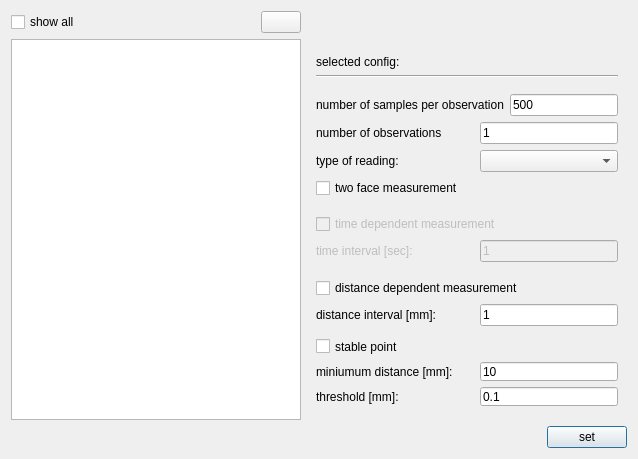
<?xml version="1.0" encoding="UTF-8"?>
<ui version="4.0">
 <class>MeasurementConfigurationDialog</class>
 <widget class="QDialog" name="MeasurementConfigurationDialog">
  <property name="geometry">
   <rect>
    <x>0</x>
    <y>0</y>
    <width>638</width>
    <height>459</height>
   </rect>
  </property>
  <property name="minimumSize">
   <size>
    <width>638</width>
    <height>459</height>
   </size>
  </property>
  <property name="windowTitle">
   <string>measurement configuration</string>
  </property>
  <property name="modal">
   <bool>true</bool>
  </property>
  <layout class="QGridLayout" name="gridLayout">
   <item row="0" column="0">
    <layout class="QHBoxLayout" name="horizontalLayout_9">
     <item>
      <layout class="QVBoxLayout" name="verticalLayout_5">
       <item>
        <layout class="QHBoxLayout" name="horizontalLayout_5">
         <item>
          <widget class="QCheckBox" name="checkBox_showAll">
           <property name="toolTip">
            <string>show project sensor configs</string>
           </property>
           <property name="text">
            <string>show all</string>
           </property>
          </widget>
         </item>
         <item>
          <spacer name="horizontalSpacer_2">
           <property name="orientation">
            <enum>Qt::Horizontal</enum>
           </property>
           <property name="sizeHint" stdset="0">
            <size>
             <width>40</width>
             <height>20</height>
            </size>
           </property>
          </spacer>
         </item>
         <item>
          <widget class="QPushButton" name="pushButton_add">
           <property name="sizePolicy">
            <sizepolicy hsizetype="Minimum" vsizetype="Minimum">
             <horstretch>0</horstretch>
             <verstretch>0</verstretch>
            </sizepolicy>
           </property>
           <property name="focusPolicy">
            <enum>Qt::NoFocus</enum>
           </property>
           <property name="toolTip">
            <string>add new measurement configuration</string>
           </property>
           <property name="text">
            <string/>
           </property>
           <property name="icon">
            <iconset resource="../../res/res.qrc">
             <normaloff>:/Images/icons/edit_add.png</normaloff>:/Images/icons/edit_add.png</iconset>
           </property>
          </widget>
         </item>
        </layout>
       </item>
       <item>
        <widget class="QListView" name="listView_measurementConfigs">
         <property name="editTriggers">
          <set>QAbstractItemView::DoubleClicked</set>
         </property>
        </widget>
       </item>
      </layout>
     </item>
     <item>
      <widget class="QWidget" name="widget_measurementConfigValues" native="true">
       <layout class="QVBoxLayout" name="verticalLayout_4">
        <item>
         <spacer name="verticalSpacer_4">
          <property name="orientation">
           <enum>Qt::Vertical</enum>
          </property>
          <property name="sizeType">
           <enum>QSizePolicy::Minimum</enum>
          </property>
          <property name="sizeHint" stdset="0">
           <size>
            <width>20</width>
            <height>35</height>
           </size>
          </property>
         </spacer>
        </item>
        <item>
         <layout class="QHBoxLayout" name="horizontalLayout_7" stretch="8,7">
          <item>
           <widget class="QLabel" name="label_config">
            <property name="text">
             <string>selected config:</string>
            </property>
           </widget>
          </item>
          <item>
           <widget class="QLabel" name="label_configName">
            <property name="font">
             <font>
              <weight>75</weight>
              <bold>true</bold>
             </font>
            </property>
            <property name="text">
             <string/>
            </property>
            <property name="indent">
             <number>2</number>
            </property>
           </widget>
          </item>
         </layout>
        </item>
        <item>
         <widget class="Line" name="line">
          <property name="orientation">
           <enum>Qt::Horizontal</enum>
          </property>
         </widget>
        </item>
        <item>
         <spacer name="verticalSpacer_5">
          <property name="orientation">
           <enum>Qt::Vertical</enum>
          </property>
          <property name="sizeType">
           <enum>QSizePolicy::Minimum</enum>
          </property>
          <property name="sizeHint" stdset="0">
           <size>
            <width>20</width>
            <height>10</height>
           </size>
          </property>
         </spacer>
        </item>
        <item>
         <layout class="QVBoxLayout" name="verticalLayout_3">
          <item>
           <layout class="QHBoxLayout" name="horizontalLayout_2" stretch="8,7">
            <item>
             <widget class="QLabel" name="label_numMeas">
              <property name="text">
               <string>number of samples per observation</string>
              </property>
             </widget>
            </item>
            <item>
             <widget class="QLineEdit" name="lineEdit_numMeas">
              <property name="text">
               <string>500</string>
              </property>
             </widget>
            </item>
           </layout>
          </item>
          <item>
           <layout class="QHBoxLayout" name="horizontalLayout_3" stretch="8,7">
            <item>
             <widget class="QLabel" name="label_iterations">
              <property name="text">
               <string>number of observations</string>
              </property>
             </widget>
            </item>
            <item>
             <widget class="QLineEdit" name="lineEdit_iterations">
              <property name="text">
               <string>1</string>
              </property>
             </widget>
            </item>
           </layout>
          </item>
          <item>
           <layout class="QHBoxLayout" name="horizontalLayout_4" stretch="8,7">
            <item>
             <widget class="QLabel" name="label_readingType">
              <property name="text">
               <string>type of reading:</string>
              </property>
             </widget>
            </item>
            <item>
             <widget class="QComboBox" name="comboBox_readingType"/>
            </item>
           </layout>
          </item>
          <item>
           <widget class="QCheckBox" name="checkBox_twoFace">
            <property name="text">
             <string>two face measurement</string>
            </property>
           </widget>
          </item>
          <item>
           <spacer name="verticalSpacer">
            <property name="orientation">
             <enum>Qt::Vertical</enum>
            </property>
            <property name="sizeType">
             <enum>QSizePolicy::Minimum</enum>
            </property>
            <property name="sizeHint" stdset="0">
             <size>
              <width>20</width>
              <height>10</height>
             </size>
            </property>
           </spacer>
          </item>
          <item>
           <layout class="QVBoxLayout" name="verticalLayout_2">
            <item>
             <widget class="QCheckBox" name="checkBox_timeDependent">
              <property name="enabled">
               <bool>false</bool>
              </property>
              <property name="text">
               <string>time dependent measurement</string>
              </property>
             </widget>
            </item>
            <item>
             <layout class="QHBoxLayout" name="horizontalLayout_6" stretch="8,7">
              <item>
               <widget class="QLabel" name="label_timeInterval">
                <property name="enabled">
                 <bool>false</bool>
                </property>
                <property name="text">
                 <string>time interval [sec]:</string>
                </property>
               </widget>
              </item>
              <item>
               <widget class="QLineEdit" name="lineEdit_timeInterval">
                <property name="enabled">
                 <bool>false</bool>
                </property>
                <property name="text">
                 <string>1</string>
                </property>
               </widget>
              </item>
             </layout>
            </item>
           </layout>
          </item>
          <item>
           <spacer name="verticalSpacer_3">
            <property name="orientation">
             <enum>Qt::Vertical</enum>
            </property>
            <property name="sizeType">
             <enum>QSizePolicy::Minimum</enum>
            </property>
            <property name="sizeHint" stdset="0">
             <size>
              <width>20</width>
              <height>10</height>
             </size>
            </property>
           </spacer>
          </item>
          <item>
           <layout class="QVBoxLayout" name="verticalLayout">
            <item>
             <widget class="QCheckBox" name="checkBox_distanceDependent">
              <property name="text">
               <string>distance dependent measurement</string>
              </property>
             </widget>
            </item>
            <item>
             <layout class="QHBoxLayout" name="horizontalLayout_8" stretch="8,7">
              <item>
               <widget class="QLabel" name="label_distanceInterval">
                <property name="text">
                 <string>distance interval [mm]:</string>
                </property>
               </widget>
              </item>
              <item>
               <widget class="QLineEdit" name="lineEdit_distancInterval">
                <property name="text">
                 <string>1</string>
                </property>
               </widget>
              </item>
             </layout>
            </item>
           </layout>
          </item>
          <item>
           <spacer name="verticalSpacer_2">
            <property name="orientation">
             <enum>Qt::Vertical</enum>
            </property>
            <property name="sizeHint" stdset="0">
             <size>
              <width>20</width>
              <height>10</height>
             </size>
            </property>
           </spacer>
          </item>
          <item>
           <layout class="QVBoxLayout" name="verticalLayout_stablePoint">
            <property name="topMargin">
             <number>5</number>
            </property>
            <property name="bottomMargin">
             <number>5</number>
            </property>
            <item>
             <widget class="QCheckBox" name="checkBox_isStablePoint">
              <property name="text">
               <string>stable point</string>
              </property>
             </widget>
            </item>
            <item>
             <layout class="QHBoxLayout" name="horizontalLayout_10" stretch="8,7">
              <item>
               <widget class="QLabel" name="label">
                <property name="text">
                 <string>miniumum distance [mm]:</string>
                </property>
               </widget>
              </item>
              <item>
               <widget class="QLineEdit" name="lineEdit_stablePoint_min_distance">
                <property name="text">
                 <string>10</string>
                </property>
               </widget>
              </item>
             </layout>
            </item>
            <item>
             <layout class="QHBoxLayout" name="horizontalLayout_11" stretch="8,7">
              <item>
               <widget class="QLabel" name="label_2">
                <property name="text">
                 <string>threshold [mm]:</string>
                </property>
               </widget>
              </item>
              <item>
               <widget class="QLineEdit" name="lineEdit_stablePoint_threshold">
                <property name="text">
                 <string>0.1</string>
                </property>
               </widget>
              </item>
             </layout>
            </item>
            <item>
             <spacer name="verticalSpacer_6">
              <property name="orientation">
               <enum>Qt::Vertical</enum>
              </property>
              <property name="sizeHint" stdset="0">
               <size>
                <width>20</width>
                <height>40</height>
               </size>
              </property>
             </spacer>
            </item>
           </layout>
          </item>
         </layout>
        </item>
       </layout>
      </widget>
     </item>
    </layout>
   </item>
   <item row="1" column="0">
    <layout class="QHBoxLayout" name="horizontalLayout">
     <item>
      <spacer name="horizontalSpacer">
       <property name="orientation">
        <enum>Qt::Horizontal</enum>
       </property>
       <property name="sizeHint" stdset="0">
        <size>
         <width>40</width>
         <height>20</height>
        </size>
       </property>
      </spacer>
     </item>
     <item>
      <widget class="QPushButton" name="pushButton_set">
       <property name="toolTip">
        <string>set the selected config for the active feature</string>
       </property>
       <property name="text">
        <string>set</string>
       </property>
      </widget>
     </item>
    </layout>
   </item>
  </layout>
 </widget>
 <resources>
  <include location="../../res/res.qrc"/>
 </resources>
 <connections/>
</ui>
